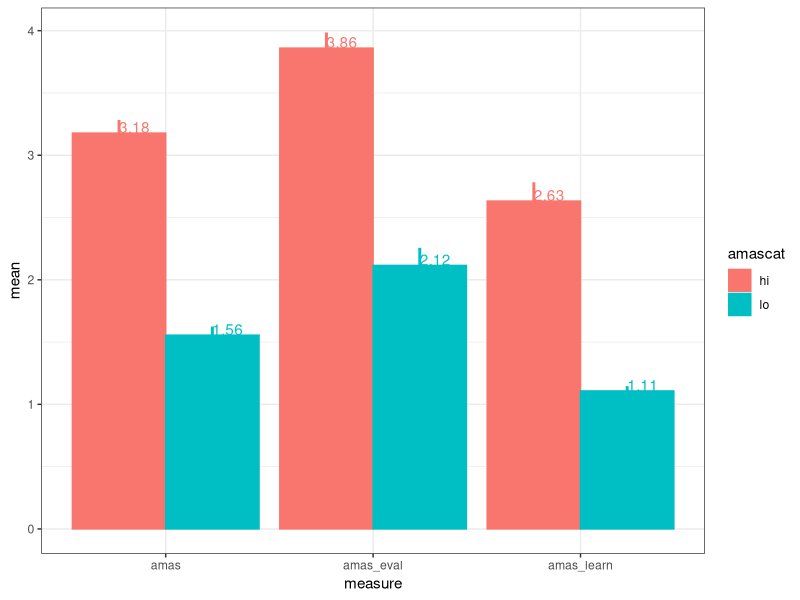
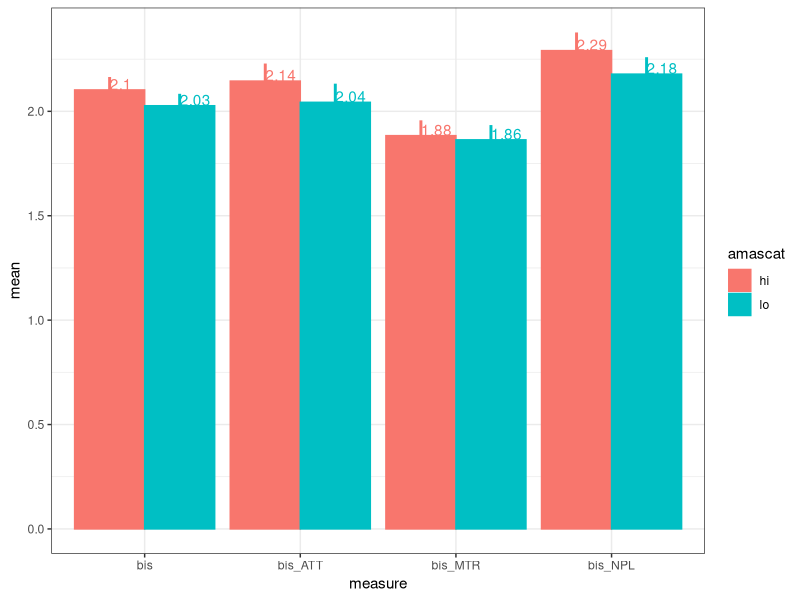
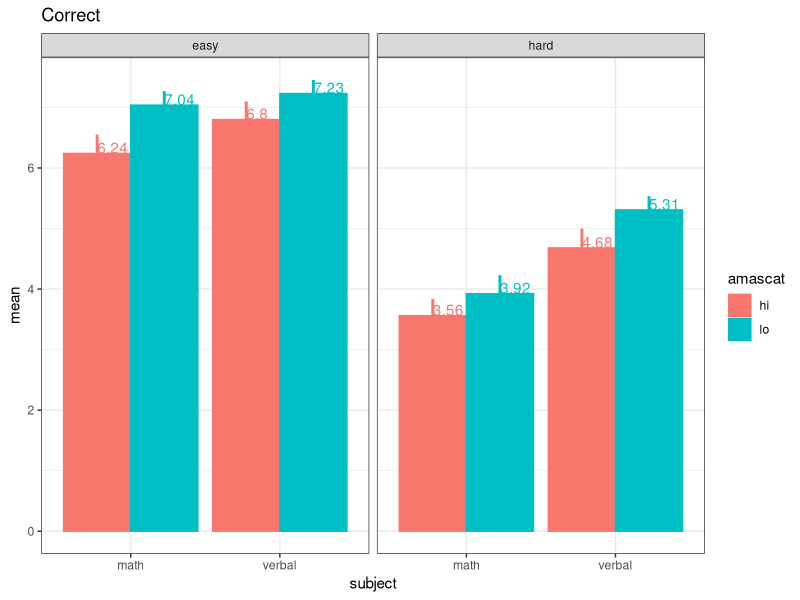
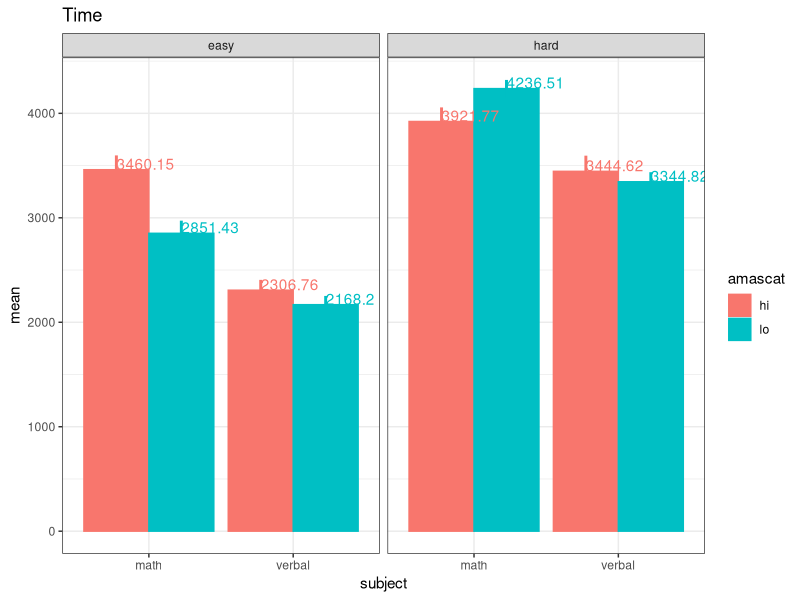
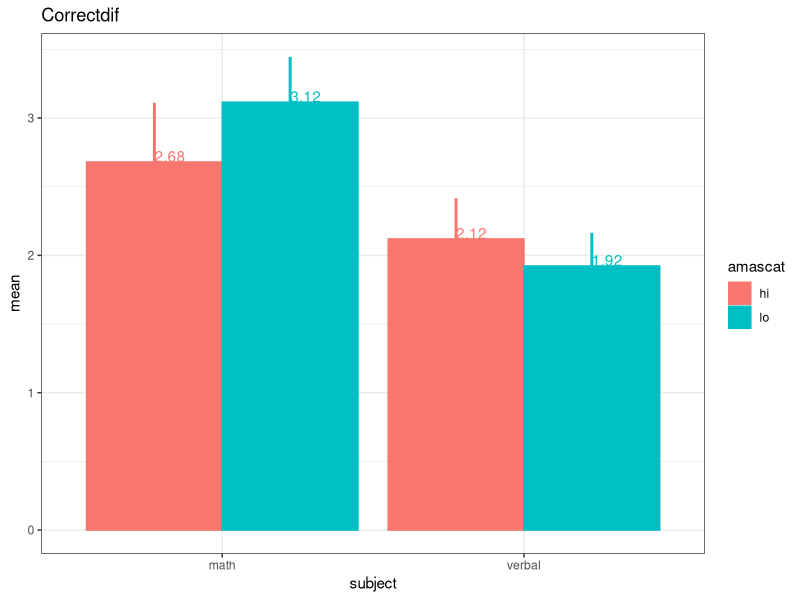
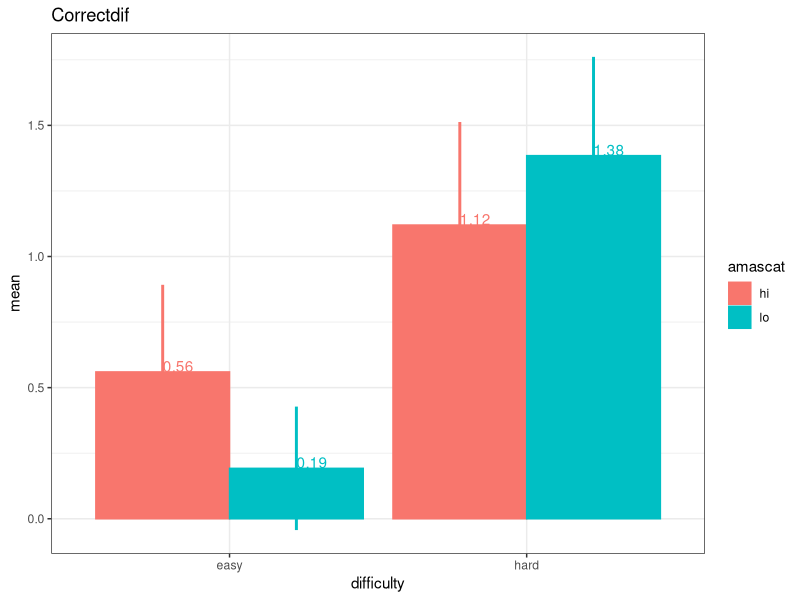
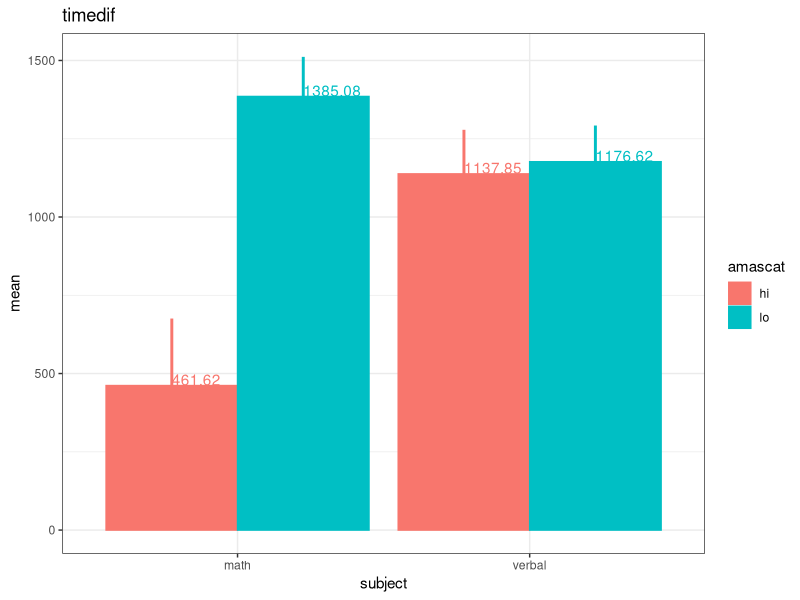
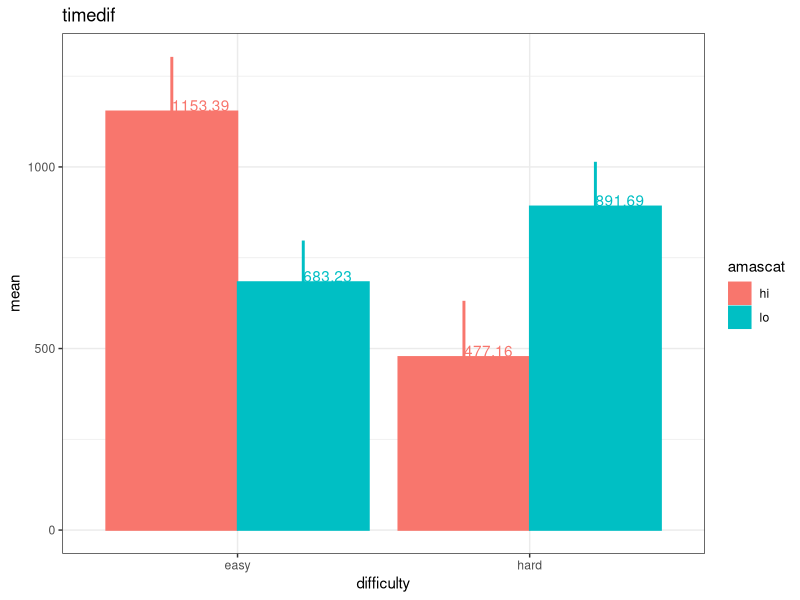

These charts were generated, in order, by the following R code:
setwd("C:/Users/midlo/Dropbox/RESEARCH/manuscripts/mathanxiety.impulsivity02/02.summarystats")
library(dplyr)
library(tidyr)
library(ggplot2)
library(stringr)


#read data in
data<-read.csv("ma.impulsivity.data.20200122.csv", header=T)
longdata<-read.csv("ma.impulsivity.longdata.20200122.csv", header=T)

#whole group summary stats
sumstats<-longdata %>%
  group_by(measure) %>%
  summarize(
    mean=mean(value),
    median=median(value),
    stddev=sd(value),
    sterr=sd(value)/sqrt(length(value)),
    N=length(value)
  )

write.csv(sumstats, "summarystats.20200125.csv", row.names=F)

#summary stats by amas group
amassumstats<-longdata %>%
  group_by(measure,amascat) %>%
  summarize(
    mean=mean(value),
    median=median(value),
    stddev=sd(value),
    sterr=sd(value)/sqrt(length(value)),
    N=length(value)
  )

write.csv(amassumstats, "summarystatsbyamascat.20200125.csv", row.names=F)

#summary stats by bis group
bissumstats<-longdata %>%
  group_by(measure,biscat) %>%
  summarize(
    mean=mean(value),
    median=median(value),
    stddev=sd(value),
    sterr=sd(value)/sqrt(length(value)),
    N=length(value)
  )

write.csv(bissumstats, "summarystatsbybiscat.20200125.csv", row.names=F)

#summary stats by amasxbis group
amasxbissumstats<-longdata %>%
  group_by(measure,amascat, biscat) %>%
  summarize(
    mean=mean(value),
    median=median(value),
    stddev=sd(value),
    sterr=sd(value)/sqrt(length(value)),
    N=length(value)
  )

write.csv(amasxbissumstats, "summarystatsbyamasxbiscat.20200125.csv", row.names=F)

#graph means for amas split summary stats
pdf("amassplitmeans.pdf")
amassumstats.amas<-filter(amassumstats,(str_detect(measure, pattern="amas")))
ggplot(amassumstats.amas,aes(x=measure, y=mean, color=amascat, fill=amascat))+
  geom_bar(position=position_dodge(), stat="identity")+
  geom_errorbar(aes(ymin=mean-sterr, ymax=mean+sterr), size=1, width=0, position=position_dodge(0.9))+
  geom_text(aes(label = round(mean, digits=2)), hjust = 0, vjust = 0,  position=position_dodge(0.9))+
  theme_bw()

amassumstats.bis<-filter(amassumstats,(str_detect(measure, pattern="bis")))
ggplot(amassumstats.bis,aes(x=measure, y=mean, color=amascat, fill=amascat))+
  geom_bar(position=position_dodge(), stat="identity")+
  geom_errorbar(aes(ymin=mean-sterr, ymax=mean+sterr), size=1, width=0, position=position_dodge(0.9))+
  geom_text(aes(label = round(mean, digits=2)), hjust = 0, vjust = 0,  position=position_dodge(0.9))+
  theme_bw()

amassumstats.task<-filter(amassumstats,(str_detect(measure, pattern=("easy|hard|verbal|math"))))
amassumstats.taskscores<-filter(amassumstats.task, !(str_detect(measure, pattern="dif")))

amassumstats.taskscores.splitmeasure<-amassumstats.taskscores %>%
  mutate(
    difficulty=ifelse(grepl("easy", measure), "easy","hard"),
    subject=ifelse(grepl("math", measure), "math","verbal"),
    stat=ifelse(grepl("correct",measure),"correct","time")
  )

ggplot(filter(amassumstats.taskscores.splitmeasure, stat=="correct"),aes(x=subject, y=mean, color=amascat, fill=amascat))+
  geom_bar(position=position_dodge(), stat="identity")+
  geom_errorbar(aes(ymin=mean-sterr, ymax=mean+sterr), size=1, width=0, position=position_dodge(0.9))+
  geom_text(aes(label = round(mean, digits=2)), hjust = 0, vjust = 0,  position=position_dodge(0.9))+
  labs(title = "Correct")+
  facet_grid(. ~ difficulty)+
  theme_bw()

ggplot(filter(amassumstats.taskscores.splitmeasure, stat=="time"),aes(x=subject, y=mean, color=amascat, fill=amascat))+
  geom_bar(position=position_dodge(), stat="identity")+
  geom_errorbar(aes(ymin=mean-sterr, ymax=mean+sterr), size=1, width=0, position=position_dodge(0.9))+
  geom_text(aes(label = round(mean, digits=2)), hjust = 0, vjust = 0,  position=position_dodge(0.9))+
  labs(title = "Time")+
  facet_grid(. ~ difficulty)+
  theme_bw()

amassumstats.difscores<-filter(amassumstats.task, (str_detect(measure, pattern="dif")))

amassumstats.difscores.splitmeasure<-amassumstats.difscores %>%
  mutate(
    difficulty=ifelse(grepl("easy", measure), "easy",ifelse(grepl("hard", measure),"hard",NA)),
    subject=ifelse(grepl("math", measure), "math",ifelse(grepl("verbal",measure),"verbal",NA)),
    stat=ifelse(grepl("correct",measure),"correct","time")
  )

ggplot(filter(amassumstats.difscores.splitmeasure, stat=="correct", !is.na(subject)),aes(x=subject, y=mean, color=amascat, fill=amascat))+
  geom_bar(position=position_dodge(), stat="identity")+
  geom_errorbar(aes(ymin=mean-sterr, ymax=mean+sterr), size=1, width=0, position=position_dodge(0.9))+
  geom_text(aes(label = round(mean, digits=2)), hjust = 0, vjust = 0,  position=position_dodge(0.9))+
  labs(title = "Correctdif")+
  theme_bw()

ggplot(filter(amassumstats.difscores.splitmeasure, stat=="correct", !is.na(difficulty)),aes(x=difficulty, y=mean, color=amascat, fill=amascat))+
  geom_bar(position=position_dodge(), stat="identity")+
  geom_errorbar(aes(ymin=mean-sterr, ymax=mean+sterr), size=1, width=0, position=position_dodge(0.9))+
  geom_text(aes(label = round(mean, digits=2)), hjust = 0, vjust = 0,  position=position_dodge(0.9))+
  labs(title = "Correctdif")+
  theme_bw()

ggplot(filter(amassumstats.difscores.splitmeasure, stat=="time", !is.na(subject)),aes(x=subject, y=mean, color=amascat, fill=amascat))+
  geom_bar(position=position_dodge(), stat="identity")+
  geom_errorbar(aes(ymin=mean-sterr, ymax=mean+sterr), size=1, width=0, position=position_dodge(0.9))+
  geom_text(aes(label = round(mean, digits=2)), hjust = 0, vjust = 0,  position=position_dodge(0.9))+
  labs(title = "timedif")+
  theme_bw()

ggplot(filter(amassumstats.difscores.splitmeasure, stat=="time", !is.na(difficulty)),aes(x=difficulty, y=mean, color=amascat, fill=amascat))+
  geom_bar(position=position_dodge(), stat="identity")+
  geom_errorbar(aes(ymin=mean-sterr, ymax=mean+sterr), size=1, width=0, position=position_dodge(0.9))+
  geom_text(aes(label = round(mean, digits=2)), hjust = 0, vjust = 0,  position=position_dodge(0.9))+
  labs(title = "timedif")+
  theme_bw()
dev.off()

#graph means for bis split summary stats
pdf("bissplitmeans.pdf")
bissumstats.amas<-filter(bissumstats,(str_detect(measure, pattern="amas")))
ggplot(bissumstats.amas,aes(x=measure, y=mean, color=biscat, fill=biscat))+
  geom_bar(position=position_dodge(), stat="identity")+
  geom_errorbar(aes(ymin=mean-sterr, ymax=mean+sterr), size=1, width=0, position=position_dodge(0.9))+
  geom_text(aes(label = round(mean, digits=2)), hjust = 0, vjust = 0,  position=position_dodge(0.9))+
  theme_bw()

bissumstats.bis<-filter(bissumstats,(str_detect(measure, pattern="bis")))
ggplot(bissumstats.bis,aes(x=measure, y=mean, color=biscat, fill=biscat))+
  geom_bar(position=position_dodge(), stat="identity")+
  geom_errorbar(aes(ymin=mean-sterr, ymax=mean+sterr), size=1, width=0, position=position_dodge(0.9))+
  geom_text(aes(label = round(mean, digits=2)), hjust = 0, vjust = 0,  position=position_dodge(0.9))+
  theme_bw()

bissumstats.task<-filter(bissumstats,(str_detect(measure, pattern=("easy|hard|verbal|math"))))
bissumstats.taskscores<-filter(bissumstats.task, !(str_detect(measure, pattern="dif")))

bissumstats.taskscores.splitmeasure<-bissumstats.taskscores %>%
  mutate(
    difficulty=ifelse(grepl("easy", measure), "easy","hard"),
    subject=ifelse(grepl("math", measure), "math","verbal"),
    stat=ifelse(grepl("correct",measure),"correct","time")
  )

ggplot(filter(bissumstats.taskscores.splitmeasure, stat=="correct"),aes(x=subject, y=mean, color=biscat, fill=biscat))+
  geom_bar(position=position_dodge(), stat="identity")+
  geom_errorbar(aes(ymin=mean-sterr, ymax=mean+sterr), size=1, width=0, position=position_dodge(0.9))+
  geom_text(aes(label = round(mean, digits=2)), hjust = 0, vjust = 0,  position=position_dodge(0.9))+
  labs(title = "Correct")+
  facet_grid(. ~ difficulty)+
  theme_bw()

ggplot(filter(bissumstats.taskscores.splitmeasure, stat=="time"),aes(x=subject, y=mean, color=biscat, fill=biscat))+
  geom_bar(position=position_dodge(), stat="identity")+
  geom_errorbar(aes(ymin=mean-sterr, ymax=mean+sterr), size=1, width=0, position=position_dodge(0.9))+
  geom_text(aes(label = round(mean, digits=2)), hjust = 0, vjust = 0,  position=position_dodge(0.9))+
  labs(title = "Time")+
  facet_grid(. ~ difficulty)+
  theme_bw()

bissumstats.difscores<-filter(bissumstats.task, (str_detect(measure, pattern="dif")))

bissumstats.difscores.splitmeasure<-bissumstats.difscores %>%
  mutate(
    difficulty=ifelse(grepl("easy", measure), "easy",ifelse(grepl("hard", measure),"hard",NA)),
    subject=ifelse(grepl("math", measure), "math",ifelse(grepl("verbal",measure),"verbal",NA)),
    stat=ifelse(grepl("correct",measure),"correct","time")
  )

ggplot(filter(bissumstats.difscores.splitmeasure, stat=="correct", !is.na(subject)),aes(x=subject, y=mean, color=biscat, fill=biscat))+
  geom_bar(position=position_dodge(), stat="identity")+
  geom_errorbar(aes(ymin=mean-sterr, ymax=mean+sterr), size=1, width=0, position=position_dodge(0.9))+
  geom_text(aes(label = round(mean, digits=2)), hjust = 0, vjust = 0,  position=position_dodge(0.9))+
  labs(title = "Correctdif")+
  theme_bw()

ggplot(filter(bissumstats.difscores.splitmeasure, stat=="correct", !is.na(difficulty)),aes(x=difficulty, y=mean, color=biscat, fill=biscat))+
  geom_bar(position=position_dodge(), stat="identity")+
  geom_errorbar(aes(ymin=mean-sterr, ymax=mean+sterr), size=1, width=0, position=position_dodge(0.9))+
  geom_text(aes(label = round(mean, digits=2)), hjust = 0, vjust = 0,  position=position_dodge(0.9))+
  labs(title = "Correctdif")+
  theme_bw()

ggplot(filter(bissumstats.difscores.splitmeasure, stat=="time", !is.na(subject)),aes(x=subject, y=mean, color=biscat, fill=biscat))+
  geom_bar(position=position_dodge(), stat="identity")+
  geom_errorbar(aes(ymin=mean-sterr, ymax=mean+sterr), size=1, width=0, position=position_dodge(0.9))+
  geom_text(aes(label = round(mean, digits=2)), hjust = 0, vjust = 0,  position=position_dodge(0.9))+
  labs(title = "timedif")+
  theme_bw()

ggplot(filter(bissumstats.difscores.splitmeasure, stat=="time", !is.na(difficulty)),aes(x=difficulty, y=mean, color=biscat, fill=biscat))+
  geom_bar(position=position_dodge(), stat="identity")+
  geom_errorbar(aes(ymin=mean-sterr, ymax=mean+sterr), size=1, width=0, position=position_dodge(0.9))+
  geom_text(aes(label = round(mean, digits=2)), hjust = 0, vjust = 0,  position=position_dodge(0.9))+
  labs(title = "timedif")+
  theme_bw()
dev.off()

pdf("bisxamassplitmeans.pdf")
amasxbissumstats.amas<-filter(amasxbissumstats,(str_detect(measure, pattern="amas")))
ggplot(amasxbissumstats.amas,aes(x=measure, y=mean, color=biscat, fill=biscat))+
  geom_bar(position=position_dodge(), stat="identity")+
  geom_errorbar(aes(ymin=mean-sterr, ymax=mean+sterr), size=1, width=0, position=position_dodge(0.9))+
  geom_text(aes(label = round(mean, digits=2)), hjust = 0, vjust = 0,  position=position_dodge(0.9))+
  facet_grid(.~amascat)+
  labs(title="BISxAMAS: AMAS")+
  theme_bw()

amasxbissumstats.bis<-filter(amasxbissumstats,(str_detect(measure, pattern="bis")))
ggplot(amasxbissumstats.bis,aes(x=measure, y=mean, color=biscat, fill=biscat))+
  geom_bar(position=position_dodge(), stat="identity")+
  geom_errorbar(aes(ymin=mean-sterr, ymax=mean+sterr), size=1, width=0, position=position_dodge(0.9))+
  geom_text(aes(label = round(mean, digits=2)), hjust = 0, vjust = 0,  position=position_dodge(0.9))+
  facet_grid(.~amascat)+
  labs(title="BISxAMAS: BIS")+
  theme_bw()

amasxbissumstats.task<-filter(amasxbissumstats,(str_detect(measure, pattern=("easy|hard|verbal|math"))))
amasxbissumstats.taskscores<-filter(amasxbissumstats.task, !(str_detect(measure, pattern="dif")))

amasxbissumstats.taskscores.splitmeasure<-amasxbissumstats.taskscores %>%
  mutate(
    difficulty=ifelse(grepl("easy", measure), "easy","hard"),
    subject=ifelse(grepl("math", measure), "math","verbal"),
    stat=ifelse(grepl("correct",measure),"correct","time")
  )

ggplot(filter(amasxbissumstats.taskscores.splitmeasure, stat=="correct"),aes(x=subject, y=mean, color=biscat, fill=biscat))+
  geom_bar(position=position_dodge(), stat="identity")+
  geom_errorbar(aes(ymin=mean-sterr, ymax=mean+sterr), size=1, width=0, position=position_dodge(0.9))+
  geom_text(aes(label = round(mean, digits=2)), hjust = 0, vjust = 0,  position=position_dodge(0.9))+
  labs(title = "BISxAMAS: Correct")+
  facet_grid(amascat ~ difficulty)+
  theme_bw()

ggplot(filter(amasxbissumstats.taskscores.splitmeasure, stat=="time"),aes(x=subject, y=mean, color=biscat, fill=biscat))+
  geom_bar(position=position_dodge(), stat="identity")+
  geom_errorbar(aes(ymin=mean-sterr, ymax=mean+sterr), size=1, width=0, position=position_dodge(0.9))+
  geom_text(aes(label = round(mean, digits=2)), hjust = 0, vjust = 0,  position=position_dodge(0.9))+
  labs(title = "BISxAMAS: Time")+
  facet_grid(amascat ~ difficulty)+
  theme_bw()

amasxbissumstats.difscores<-filter(amasxbissumstats.task, (str_detect(measure, pattern="dif")))

amasxbissumstats.difscores.splitmeasure<-amasxbissumstats.difscores %>%
  mutate(
    difficulty=ifelse(grepl("easy", measure), "easy",ifelse(grepl("hard", measure),"hard",NA)),
    subject=ifelse(grepl("math", measure), "math",ifelse(grepl("verbal",measure),"verbal",NA)),
    stat=ifelse(grepl("correct",measure),"correct","time")
  )

ggplot(filter(amasxbissumstats.difscores.splitmeasure, stat=="correct", !is.na(subject)),aes(x=subject, y=mean, color=biscat, fill=biscat))+
  geom_bar(position=position_dodge(), stat="identity")+
  geom_errorbar(aes(ymin=mean-sterr, ymax=mean+sterr), size=1, width=0, position=position_dodge(0.9))+
  geom_text(aes(label = round(mean, digits=2)), hjust = 0, vjust = 0,  position=position_dodge(0.9))+
  labs(title = "BISxAMAS: Correctdif")+
  facet_grid(.~amascat)+
  theme_bw()

ggplot(filter(amasxbissumstats.difscores.splitmeasure, stat=="correct", !is.na(difficulty)),aes(x=difficulty, y=mean, color=biscat, fill=biscat))+
  geom_bar(position=position_dodge(), stat="identity")+
  geom_errorbar(aes(ymin=mean-sterr, ymax=mean+sterr), size=1, width=0, position=position_dodge(0.9))+
  geom_text(aes(label = round(mean, digits=2)), hjust = 0, vjust = 0,  position=position_dodge(0.9))+
  labs(title = "BISxAMAS: Correctdif")+
  facet_grid(.~amascat)+
  theme_bw()

ggplot(filter(amasxbissumstats.difscores.splitmeasure, stat=="time", !is.na(subject)),aes(x=subject, y=mean, color=biscat, fill=biscat))+
  geom_bar(position=position_dodge(), stat="identity")+
  geom_errorbar(aes(ymin=mean-sterr, ymax=mean+sterr), size=1, width=0, position=position_dodge(0.9))+
  geom_text(aes(label = round(mean, digits=2)), hjust = 0, vjust = 0,  position=position_dodge(0.9))+
  labs(title = "BISxAMAS: timedif")+
  facet_grid(.~amascat)+
  theme_bw()

ggplot(filter(amasxbissumstats.difscores.splitmeasure, stat=="time", !is.na(difficulty)),aes(x=difficulty, y=mean, color=biscat, fill=biscat))+
  geom_bar(position=position_dodge(), stat="identity")+
  geom_errorbar(aes(ymin=mean-sterr, ymax=mean+sterr), size=1, width=0, position=position_dodge(0.9))+
  geom_text(aes(label = round(mean, digits=2)), hjust = 0, vjust = 0,  position=position_dodge(0.9))+
  labs(title = "BISxAMAS: timedif")+
  facet_grid(.~amascat)+
  theme_bw()
dev.off()

pdf("amasxbissplitmeans.pdf")
amasxbissumstats.amas<-filter(amasxbissumstats,(str_detect(measure, pattern="amas")))
ggplot(amasxbissumstats.amas,aes(x=measure, y=mean, color=amascat, fill=amascat))+
  geom_bar(position=position_dodge(), stat="identity")+
  geom_errorbar(aes(ymin=mean-sterr, ymax=mean+sterr), size=1, width=0, position=position_dodge(0.9))+
  geom_text(aes(label = round(mean, digits=2)), hjust = 0, vjust = 0,  position=position_dodge(0.9))+
  facet_grid(.~biscat)+
  labs(title="AMASxBIS: AMAS")+
  theme_bw()

amasxbissumstats.bis<-filter(amasxbissumstats,(str_detect(measure, pattern="bis")))
ggplot(amasxbissumstats.bis,aes(x=measure, y=mean, color=amascat, fill=amascat))+
  geom_bar(position=position_dodge(), stat="identity")+
  geom_errorbar(aes(ymin=mean-sterr, ymax=mean+sterr), size=1, width=0, position=position_dodge(0.9))+
  geom_text(aes(label = round(mean, digits=2)), hjust = 0, vjust = 0,  position=position_dodge(0.9))+
  facet_grid(.~biscat)+
  labs(title="AMASxBIS: BIS")+
  theme_bw()

amasxbissumstats.task<-filter(amasxbissumstats,(str_detect(measure, pattern=("easy|hard|verbal|math"))))
amasxbissumstats.taskscores<-filter(amasxbissumstats.task, !(str_detect(measure, pattern="dif")))

amasxbissumstats.taskscores.splitmeasure<-amasxbissumstats.taskscores %>%
  mutate(
    difficulty=ifelse(grepl("easy", measure), "easy","hard"),
    subject=ifelse(grepl("math", measure), "math","verbal"),
    stat=ifelse(grepl("correct",measure),"correct","time")
  )

ggplot(filter(amasxbissumstats.taskscores.splitmeasure, stat=="correct"),aes(x=subject, y=mean, color=amascat, fill=amascat))+
  geom_bar(position=position_dodge(), stat="identity")+
  geom_errorbar(aes(ymin=mean-sterr, ymax=mean+sterr), size=1, width=0, position=position_dodge(0.9))+
  geom_text(aes(label = round(mean, digits=2)), hjust = 0, vjust = 0,  position=position_dodge(0.9))+
  labs(title = "AMASxBIS: Correct")+
  facet_grid(biscat ~ difficulty)+
  theme_bw()

ggplot(filter(amasxbissumstats.taskscores.splitmeasure, stat=="time"),aes(x=subject, y=mean, color=amascat, fill=amascat))+
  geom_bar(position=position_dodge(), stat="identity")+
  geom_errorbar(aes(ymin=mean-sterr, ymax=mean+sterr), size=1, width=0, position=position_dodge(0.9))+
  geom_text(aes(label = round(mean, digits=2)), hjust = 0, vjust = 0,  position=position_dodge(0.9))+
  labs(title = "AMASxBIS: Time")+
  facet_grid(biscat ~ difficulty)+
  theme_bw()

amasxbissumstats.difscores<-filter(amasxbissumstats.task, (str_detect(measure, pattern="dif")))

amasxbissumstats.difscores.splitmeasure<-amasxbissumstats.difscores %>%
  mutate(
    difficulty=ifelse(grepl("easy", measure), "easy",ifelse(grepl("hard", measure),"hard",NA)),
    subject=ifelse(grepl("math", measure), "math",ifelse(grepl("verbal",measure),"verbal",NA)),
    stat=ifelse(grepl("correct",measure),"correct","time")
  )

ggplot(filter(amasxbissumstats.difscores.splitmeasure, stat=="correct", !is.na(subject)),aes(x=subject, y=mean, color=amascat, fill=amascat))+
  geom_bar(position=position_dodge(), stat="identity")+
  geom_errorbar(aes(ymin=mean-sterr, ymax=mean+sterr), size=1, width=0, position=position_dodge(0.9))+
  geom_text(aes(label = round(mean, digits=2)), hjust = 0, vjust = 0,  position=position_dodge(0.9))+
  labs(title = "AMASxBIS: Correctdif")+
  facet_grid(.~biscat)+
  theme_bw()

ggplot(filter(amasxbissumstats.difscores.splitmeasure, stat=="correct", !is.na(difficulty)),aes(x=difficulty, y=mean, color=amascat, fill=amascat))+
  geom_bar(position=position_dodge(), stat="identity")+
  geom_errorbar(aes(ymin=mean-sterr, ymax=mean+sterr), size=1, width=0, position=position_dodge(0.9))+
  geom_text(aes(label = round(mean, digits=2)), hjust = 0, vjust = 0,  position=position_dodge(0.9))+
  labs(title = "AMASxBIS: Correctdif")+
  facet_grid(.~biscat)+
  theme_bw()

ggplot(filter(amasxbissumstats.difscores.splitmeasure, stat=="time", !is.na(subject)),aes(x=subject, y=mean, color=amascat, fill=amascat))+
  geom_bar(position=position_dodge(), stat="identity")+
  geom_errorbar(aes(ymin=mean-sterr, ymax=mean+sterr), size=1, width=0, position=position_dodge(0.9))+
  geom_text(aes(label = round(mean, digits=2)), hjust = 0, vjust = 0,  position=position_dodge(0.9))+
  labs(title = "AMASxBIS: timedif")+
  facet_grid(.~biscat)+
  theme_bw()

ggplot(filter(amasxbissumstats.difscores.splitmeasure, stat=="time", !is.na(difficulty)),aes(x=difficulty, y=mean, color=amascat, fill=amascat))+
  geom_bar(position=position_dodge(), stat="identity")+
  geom_errorbar(aes(ymin=mean-sterr, ymax=mean+sterr), size=1, width=0, position=position_dodge(0.9))+
  geom_text(aes(label = round(mean, digits=2)), hjust = 0, vjust = 0,  position=position_dodge(0.9))+
  labs(title = "AMASxBIS: timedif")+
  facet_grid(.~biscat)+
  theme_bw()
dev.off()